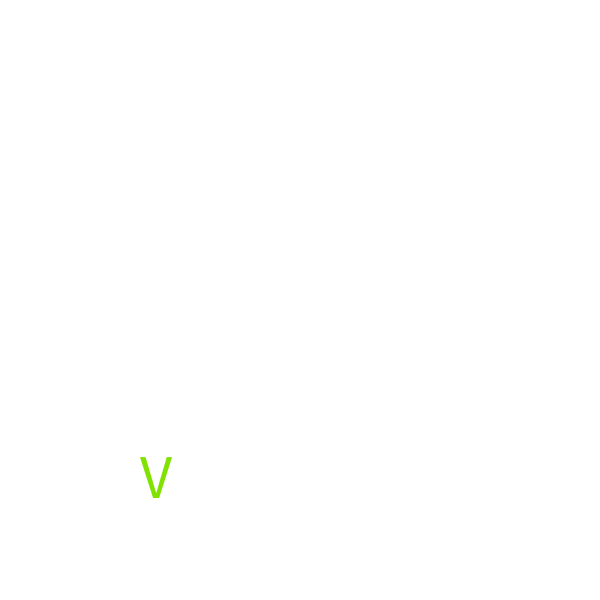
Frame 1 (no input)
Frame 60 (the mouse pressed at the canvas centre just before this capture): identical to frame 1, image omitted
Frame 120 (the mouse held since frame 60 and released just before this capture): identical to frame 1, image omitted

The Processing sketch that drew this single still picture (run headless with seeded random() and noise(); from frame 60 on, the mouse is pressed at the canvas centre):

// Processing sketch: day_08_02_distance
// ── day_08_02_distance.pde
//----------------------------------------------------
// DT Bootcamp 2014, Parsons the New School for Design. 
// Day 8, distance
// Now measuring the distance to the mouse
// Inspired by the work of Adrien M and Claire B
// Borrowing some code from Daniel Shiffman's
// "Learning Processing", Chapter 5
//----------------------------------------------------

//Declaring the properties of our object:
float size;
float posX;
float posY;
float hue;
char c;

void setup(){
  size(600, 600);
  colorMode(HSB);
  
  //Assigning values to the properties
  size = random(30, 80);
  posX = random(width);
  posY = random(height - 100);  
  hue = random(255);
  //A random uppercase letter from the ASCII table
  //See: http://www.asciitable.com/
  c = (char) int(random(65, 90));
}

void draw(){
  background(255);

  float distance = dist(mouseX, mouseY, posX, posY);
  println(distance);

  noStroke();
  if(distance < size/2){
    fill(hue, 150, 255);  
  }else{
    fill(hue, 255, 225);
  }
  textSize(size);
  textAlign(CENTER, CENTER);
  text(c, posX, posY);
}
